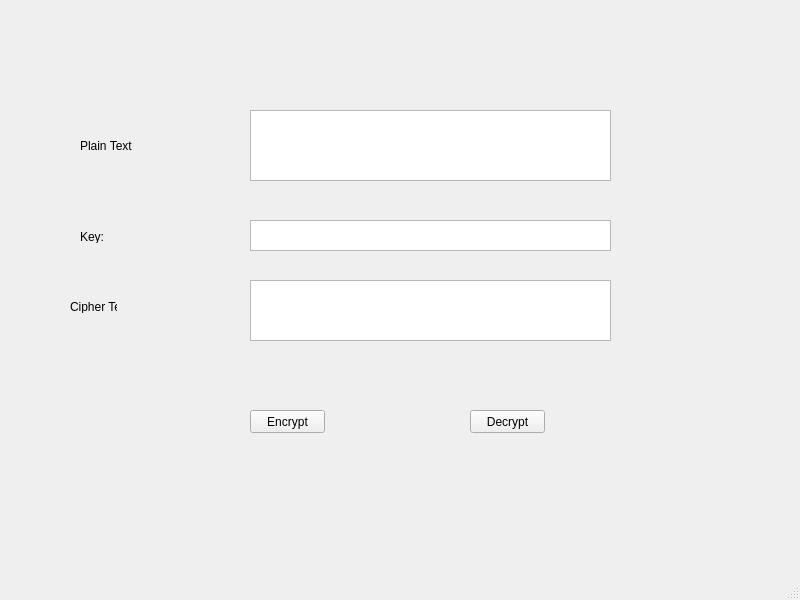
<?xml version="1.0" encoding="UTF-8"?>
<ui version="4.0">
 <class>MainWindow</class>
 <widget class="QMainWindow" name="MainWindow">
  <property name="geometry">
   <rect>
    <x>0</x>
    <y>0</y>
    <width>800</width>
    <height>600</height>
   </rect>
  </property>
  <property name="windowTitle">
   <string>MainWindow</string>
  </property>
  <widget class="QWidget" name="centralwidget">
   <widget class="QPushButton" name="btn_decrypt">
    <property name="geometry">
     <rect>
      <x>470</x>
      <y>410</y>
      <width>75</width>
      <height>23</height>
     </rect>
    </property>
    <property name="text">
     <string>Decrypt</string>
    </property>
   </widget>
   <widget class="QPlainTextEdit" name="txt_plain_text">
    <property name="geometry">
     <rect>
      <x>250</x>
      <y>110</y>
      <width>361</width>
      <height>71</height>
     </rect>
    </property>
   </widget>
   <widget class="QPlainTextEdit" name="txt_key">
    <property name="geometry">
     <rect>
      <x>250</x>
      <y>220</y>
      <width>361</width>
      <height>31</height>
     </rect>
    </property>
   </widget>
   <widget class="QLabel" name="label">
    <property name="geometry">
     <rect>
      <x>80</x>
      <y>130</y>
      <width>61</width>
      <height>31</height>
     </rect>
    </property>
    <property name="text">
     <string>Plain Text</string>
    </property>
   </widget>
   <widget class="QLabel" name="label_2">
    <property name="geometry">
     <rect>
      <x>80</x>
      <y>230</y>
      <width>47</width>
      <height>13</height>
     </rect>
    </property>
    <property name="text">
     <string>Key:</string>
    </property>
   </widget>
   <widget class="QTextEdit" name="txt_cipher_text">
    <property name="geometry">
     <rect>
      <x>250</x>
      <y>280</y>
      <width>361</width>
      <height>61</height>
     </rect>
    </property>
   </widget>
   <widget class="QLabel" name="label_3">
    <property name="geometry">
     <rect>
      <x>70</x>
      <y>300</y>
      <width>47</width>
      <height>13</height>
     </rect>
    </property>
    <property name="text">
     <string>Cipher Text</string>
    </property>
   </widget>
   <widget class="QPushButton" name="btn_encrypt">
    <property name="geometry">
     <rect>
      <x>250</x>
      <y>410</y>
      <width>75</width>
      <height>23</height>
     </rect>
    </property>
    <property name="text">
     <string>Encrypt</string>
    </property>
   </widget>
  </widget>
  <widget class="QMenuBar" name="menubar">
   <property name="geometry">
    <rect>
     <x>0</x>
     <y>0</y>
     <width>800</width>
     <height>21</height>
    </rect>
   </property>
  </widget>
  <widget class="QStatusBar" name="statusbar"/>
 </widget>
 <resources/>
 <connections/>
</ui>
